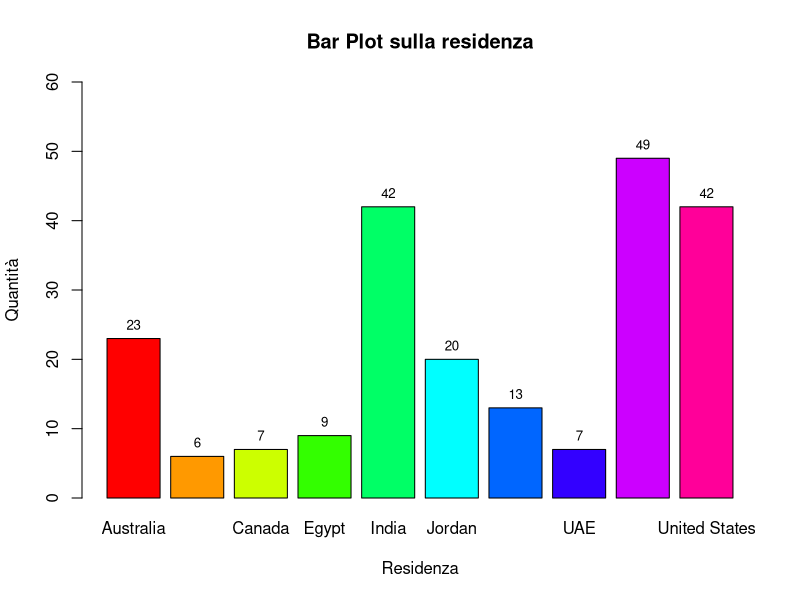

Generate this figure with R:
# Carica il file CSV
data <- read.csv("Autism-Child-Data.csv")

# Rimuovi le colonne delle variabili age_desc e relation
data <- subset(data, select = -c(age_desc, relation))

residenza_senza_apici <- gsub("'", "", data$country_of_res)
residenza_senza_apici[residenza_senza_apici == "United Arab Emirates"] <- "UAE"

# Conta le occorrenze dei campioni
residenza_interi <- table(residenza_senza_apici)

intervallo_residenza <- sort(unique(residenza_senza_apici))[residenza_interi > 5]

# Visualizza il file con View
altezza_barre <- barplot(residenza_interi[residenza_interi > 5], names.arg = intervallo_residenza, main = "Bar Plot sulla residenza",
                         xlab = "Residenza", ylab = "Quantità", ylim = c(0, 60), col = rainbow(length(residenza_interi[residenza_interi > 5])))

# Aggiungi i valori sopra le barre
text(x = altezza_barre, 
     y = residenza_interi[residenza_interi > 5] + 2,  # Posiziona il testo sopra la barra
     labels = residenza_interi[residenza_interi > 5], 
     cex = 0.8,  # Dimensione del testo
     col = "black")  # Colore del testo